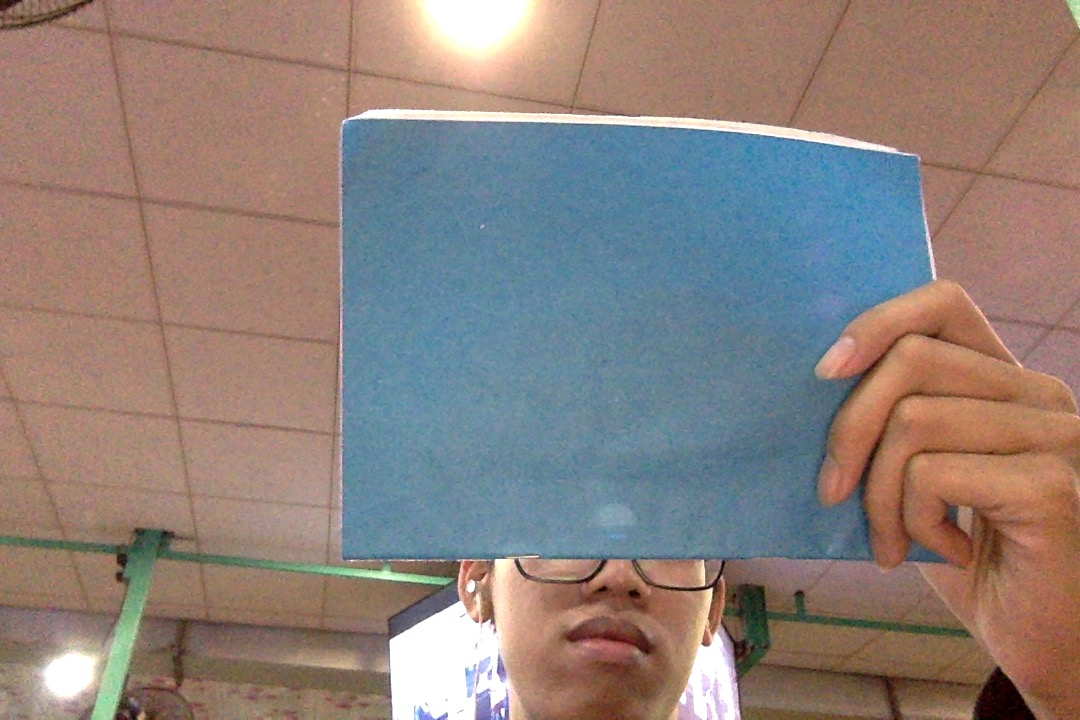
#> input picture computer-vision/images/blue.jpg, 1080 x 720 px, given in place of the camera
$ python video.py
#> lines starting #> are read from the running program, lines starting #| are printed output that depends on the picture; after the words box and inside, x2 and y2 are one past the last pixel; in counts of white or black regions, pixels touching at a corner belong together
import cv2
import numpy as np


cap = cv2.VideoCapture(0)

cap.set(cv2.CAP_PROP_FRAME_HEIGHT, 320)
cap.set(cv2.CAP_PROP_FRAME_WIDTH, 480)

while True:
    signal, frame = cap.read()
#> frame is the input picture: shape (720, 1080, 3); mean B, G, R 122.8, 128.2, 142

    hsv_frame = cv2.cvtColor(frame, cv2.COLOR_BGR2HSV)
#> hsv_frame: shape (720, 1080, 3); mean H, S, V 41.2, 90.6, 160.3

    hsv_lower = np.array([90, 100, 100])
    hsv_upper = np.array([130, 255, 255])

    mask = cv2.inRange(hsv_frame, hsv_lower, hsv_upper)
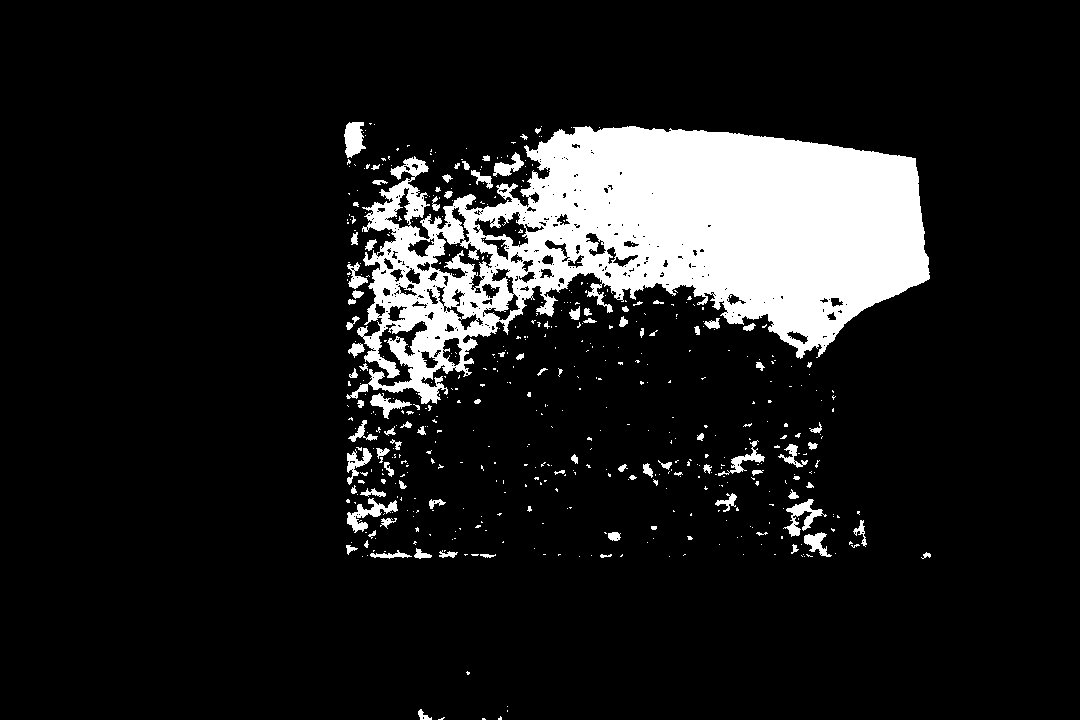
#> mask: shape (720, 1080); 12% white; 537 white regions (442 under 20 px), largest, box (x1, y1, x2, y2) and area: (346, 126, 930, 404) 82770, (347, 498, 398, 533) 613, (783, 499, 827, 537) 576
    result = cv2.bitwise_and(frame, frame, mask=mask)
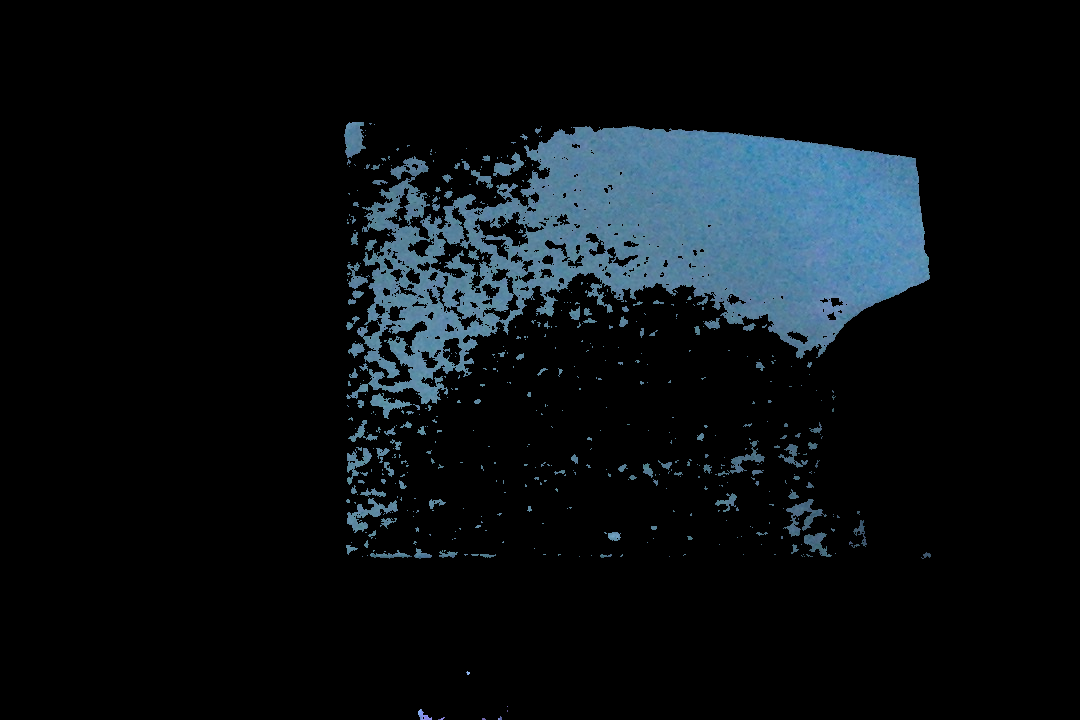
#> result: shape (720, 1080, 3); mean B, G, R 19.4, 15.8, 10.3

    cv2.imshow("Camera frame", frame)
    cv2.imshow("mask", mask)
    cv2.imshow("object", result)
    if cv2.waitKey(1) & 0xFF == ord('q'):
#> (key q is pressed here)
        break

cap.release()
cv2.destroyAllWindows()
cv2.waitKey(1)

$ run again, on computer-vision/images/hsv_opencv.png
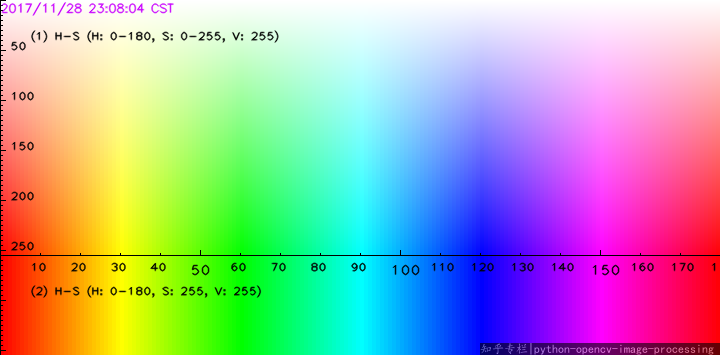
#> input picture computer-vision/images/hsv_opencv.png, 720 x 355 px, given in place of the camera
#> frame is the input picture: shape (355, 720, 3); mean B, G, R 170.7, 171.1, 169.8
#> hsv_frame: shape (355, 720, 3); mean H, S, V 89.4, 162.1, 249.9
#> `mask = cv2.inRange(hsv_frame, hsv_lower, hsv_upper)`:
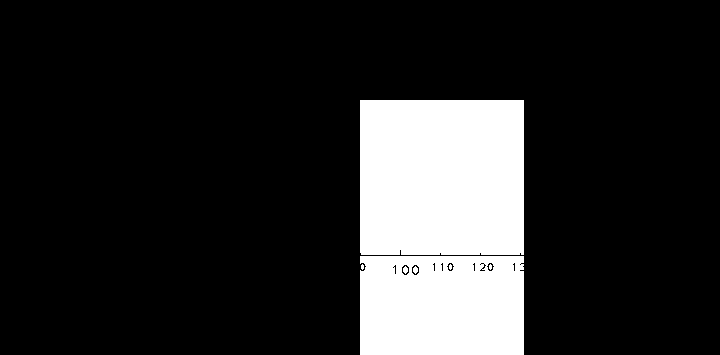
#> mask: shape (355, 720); 16.2% white; 7 white regions (3 under 20 px), largest, box (x1, y1, x2, y2) and area: (360, 100, 524, 255) 25407, (360, 256, 524, 355) 15933, (403, 266, 408, 274) 28, (413, 266, 418, 274) 28
#> `result = cv2.bitwise_and(frame, frame, mask=mask)`:
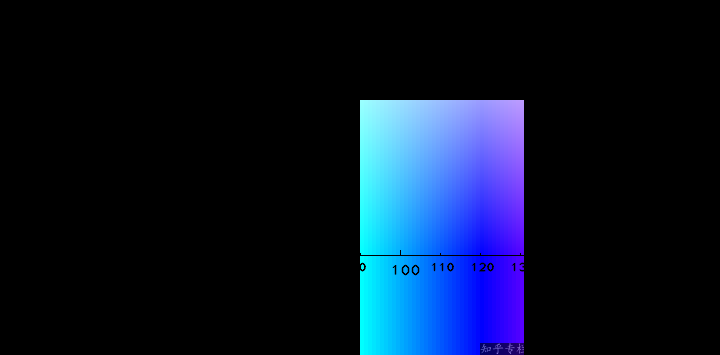
#> result: shape (355, 720, 3); mean B, G, R 41, 20.5, 9.2
